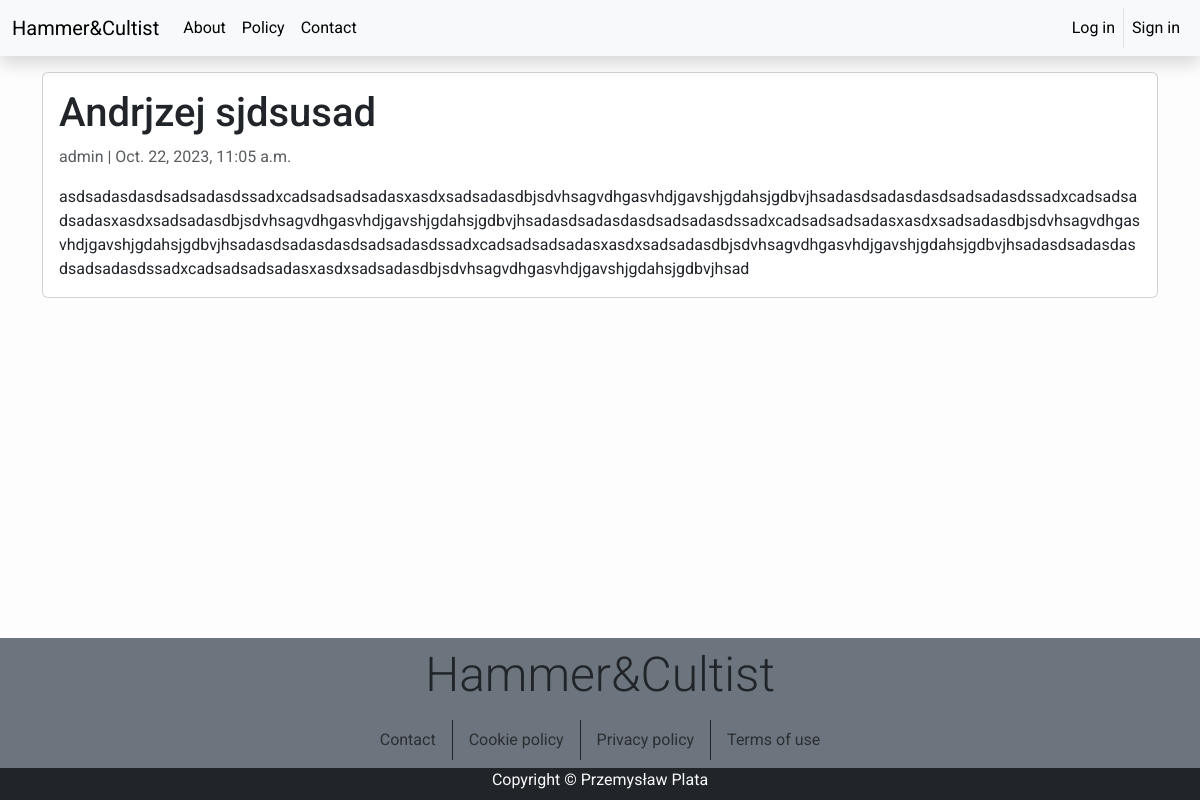
The page /blog/andrjzej-sjdsusad/ on the database its author committed.
### blog/models.py (models this page shows, shortened)
class Post(models.Model):
    title = models.CharField(max_length=200, unique=True)
    slug = models.SlugField(max_length=200,unique=True)
    author = models.ForeignKey(User, on_delete=models.CASCADE, related_name="blog_posts")
    updated_on = models.DateTimeField(auto_now=True)
    image = models.ImageField(upload_to='media/featured_image/%Y/%m/%d/', default="static/images/temp-post.png")
    content = models.TextField()
    likes = models.IntegerField(default=0)
    created_on = models.DateTimeField(auto_now_add=True)
    status = models.IntegerField(choices=STATUS, default=0)
    class Meta:
        verbose_name = ("Post")
        verbose_name_plural = ("Posts")
        ordering = ['-created_on']

### blog/views.py (the view)
# urls.py: path("<slug:slug>/", views.PostDetail.as_view(), name="post-detail"),
class PostDetail(generic.DetailView):
    model = Post
    template_name = "blog/post_detail.html"
    def get_context_data(self, **kwargs: Any):
        context = super().get_context_data(**kwargs)
        post_id = context["post"].id
        context["comments_len"] = len(Comment.objects.filter(post_id=post_id))
        return context
    def get(self, request : HttpRequest, slug):
        self.object = self.get_object()
        context = self.get_context_data(object=self.object)
        return render(request, self.template_name, context=context)

### templates/blog/post_detail.html (shortened to what this page needs)
{% extends 'base.html' %}
{% block content %}
<div class="container">
  <div class="row g-0 mb-2">
    <div class="col-md-12 card mb-4 mt-3">
      <div class="card-body">
        <h1>{{ post.title }}</h1>
        <p class=" text-muted">{{ post.author }} | {{ post.created_on }}</p>
        <p class="card-text ">{{ post.content | safe }}</p>
      </div>
    </div>
  </div>
</div>
{% endblock content %}

### static/css/main-style.css (style rules this page uses)
body { font-family: "Roboto", sans-serif; background-color: #fdfdfd; }

### rows shown on the page
Post: title "Andrjzej sjdsusad", author "admin", created_on "Oct. 22, 2023, 11:05 a.m.", content "asdsadasdasdsadsadasdssadxcadsadsadsadasxasdxsadsadasdbjsdvhsagvdhgasvhdjgavshjgdahsjgdbvjhsadasdsadasdasdsadsadasdssadxcadsadsadsadasxasdxsadsadasdbjsdvhsagvdhgasvhdjgavshjgdahsjgdbvjhsadasdsadasdasdsadsadasdssadxcadsadsadsadasxasdxsadsadasdbjsdvhsagvdhgasvhdjgavshjgdahsjgdbvjhsadasdsadasdasdsadsadasdssadxcadsadsadsadasxasdxsadsadasdbjsdvhsagvdhgasvhdjgavshjgdahsjgdbvjhsadasdsadasdasdsadsadasdssadxcadsadsadsadasxasdxsadsadasdbjsdvhsagvdhgasvhdjgavshjgdahsjgdbvjhsad"
